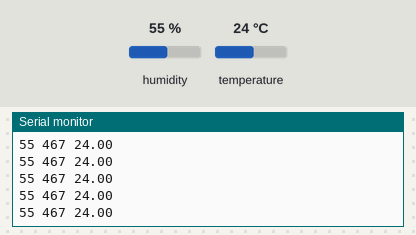
The sketch below on a simulated Arduino Uno, built with avr-gcc and run on an emulated ATmega328P. Parts: the last lines printed to the serial monitor. The inputs (shaded band) are chosen by the test bench; at power-on: humidity 55 %, temperature 24 °C.

Above: at 2.8 s.
2.9 s: humidity set to 22 %
8.9 s: temperature set to 12 °C
At 9.6 s:
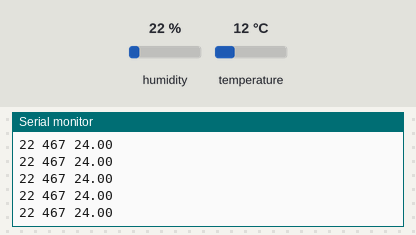
14.9 s: humidity set to 40 %
At 15.8 s:
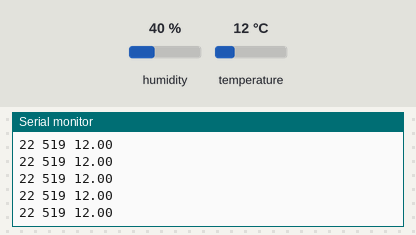
Timing chart, 0 to 17.9 s (numbered marks = the images above; inputs shaded):
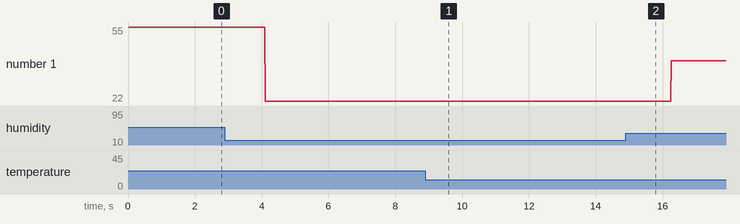

Measured:
- plotted number 1: 55 → 22 after the input at 2.9 s, 22 → 40 after the input at 14.9 s

The sketch:

Termometro.ino
```cpp
float prima,Temperatura=0;
#include <DHT.h>
DHT dht(11,DHT11);
void setup() {
  if(!Serial)
 {
 }
 else
 {
Serial.begin(9600);
 }
dht.begin();
}
void loop() {
prima=dht.readTemperature();
int Umidita=dht.readHumidity();
int Temperatura=map(prima,0,100,570,140);
int Igrometro=map(Umidita,0,100,90,560);
Serial.print(Umidita);
Serial.print(" ");
Serial.print(Temperatura);
Serial.print(" ");
Serial.print(prima);
Serial.println("");


}
```
